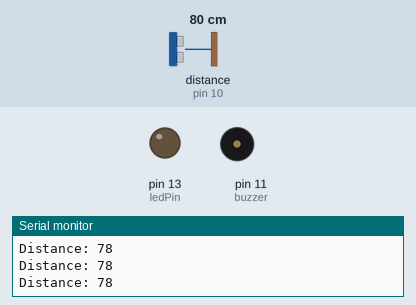
Recording of a sketch running on a simulated Arduino Uno, built with avr-gcc and run on an emulated ATmega328P. Shown: output pins drawn as LEDs (lit = HIGH), buzzer (waves = sounding, pin HIGH), the last lines printed to the serial monitor. Wiring (inferred from the names in the program): ultrasonic range finder: trigger pin 9; echo pin 10. Dashed ring = blinking. The inputs (shaded band) are chosen by the test bench; at power-on: distance to the obstacle (sensor on pin 10) 80 cm. The echo pulse lasts 58.3 µs per cm; pins used as bus, display or sensor lines are not drawn.

Above: at 1.2 s.
1.3 s: distance to the obstacle (sensor on pin 10) set to 25 cm
2.8 s: distance to the obstacle (sensor on pin 10) set to 19 cm
At 3.05 s:
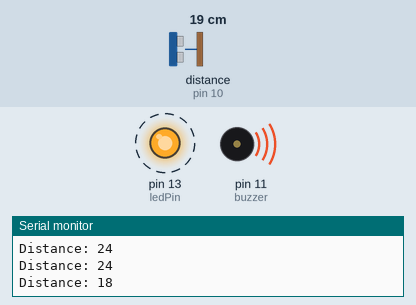
Timing chart, 0 to 11.8 s (numbered marks = the images above; inputs shaded):
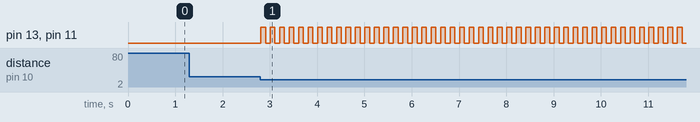

The sketch:

alarm_thief2.ino
```cpp
const int trigPin = 9;
const int echoPin = 10;
const int buzzer = 11;
const int ledPin = 13;
int i;

// defines variables
long duration;
int distance;
int safetyDistance;


void setup() {
pinMode(trigPin, OUTPUT); // Sets the trigPin as an Output
pinMode(echoPin, INPUT); // Sets the echoPin as an Input
pinMode(buzzer, OUTPUT);
pinMode(ledPin, OUTPUT);
Serial.begin(9600); // Starts the serial communication
}


void loop() {
// Clears the trigPin
digitalWrite(trigPin, LOW);
delayMicroseconds(2);

// Sets the trigPin on HIGH state for 10 micro seconds
digitalWrite(trigPin, HIGH);
delayMicroseconds(10);
digitalWrite(trigPin, LOW);

// Reads the echoPin, returns the sound wave travel time in microseconds
duration = pulseIn(echoPin, HIGH);

// Calculating the distance
distance= duration*0.034/2;

safetyDistance = distance;
if (safetyDistance <= 20){
  for (i=1 ; i <=50; i+=1){
  digitalWrite(buzzer, HIGH);
  digitalWrite(ledPin, HIGH);
  delay (100);
  digitalWrite(buzzer, LOW);
  digitalWrite(ledPin, LOW);
  delay (100);
  Serial.print("Distance: ");
Serial.println(distance);
  }
}
else{
  digitalWrite(buzzer, LOW);
  digitalWrite(ledPin, LOW);
}

// Prints the distance on the Serial Monitor
Serial.print("Distance: ");
Serial.println(distance);
}
```

Measured:
- the behaviour switches between 22 and 21 cm on distance to the obstacle (sensor on pin 10) (found by bisection; images 0 and 1)
- after the input at 2.8 s, pin 13 (ledPin), pin 11 (buzzer): alternates HIGH for 0.10 s and LOW for 0.10 s, starting at once
